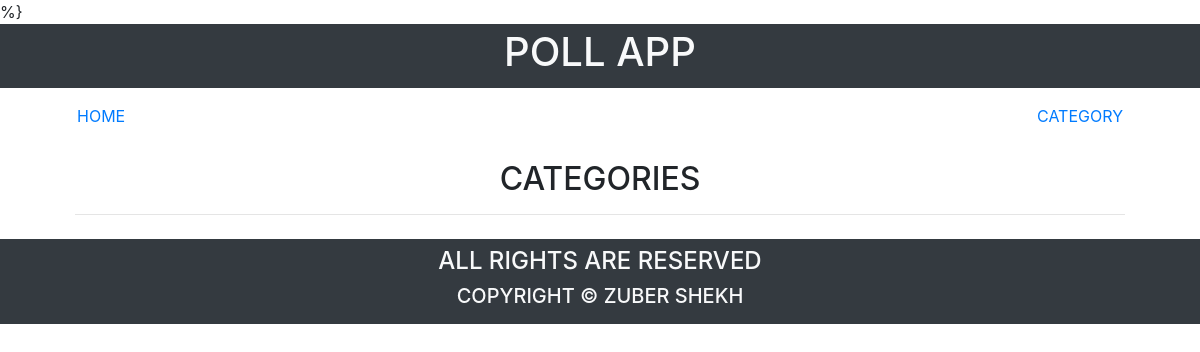
Before: /polls/category/ with the older database file.
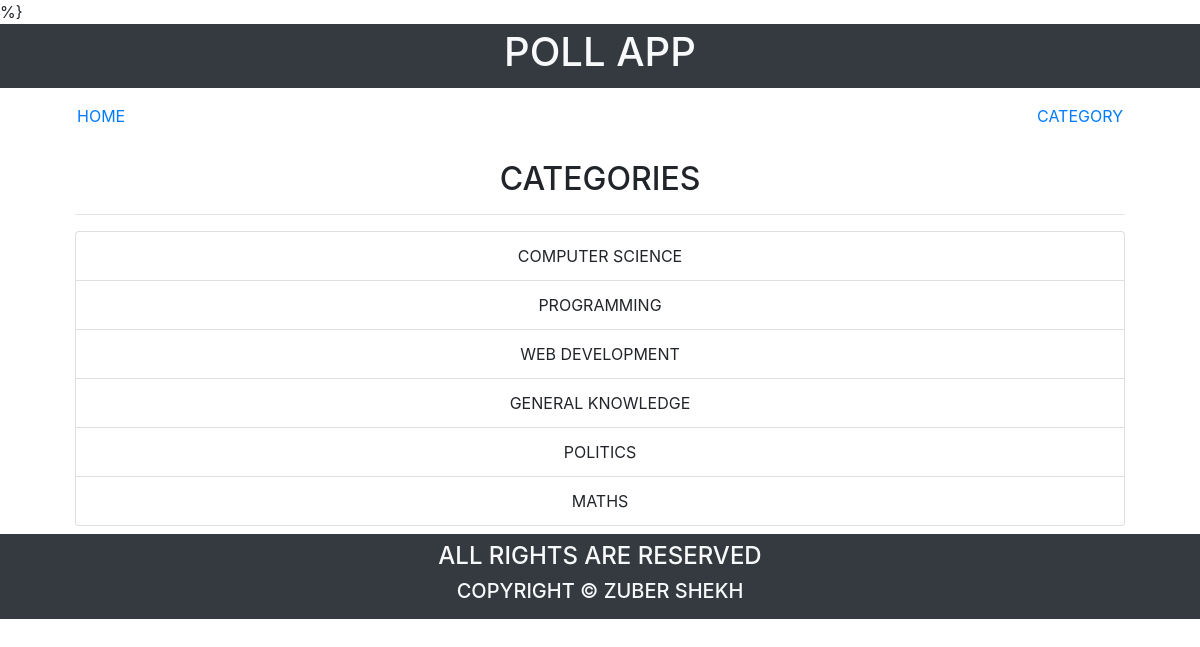
After: the same page with the newer database file.
### polls/models.py (models this page shows)
class Category(models.Model):
    name = models.CharField(max_length=100)
    description = models.TextField(null=True)
    image = models.ImageField(null=True)
    def __str__(self):
        return f'{self.name}'

### polls/views.py (the view)
# urls.py: path('category/',views.CategoryListView.as_view(),name='category'),
class CategoryListView(ListView):
    model = Category
    context_object_name = 'categories'
    template_name = 'polls/category_list.html'

### polls/templates/polls/category_list.html
%}{% extends 'polls/base.html' %}
{% block content %}
<section class="container">
    <div class="row">
        <div class="col-md-12">
            <section class="container text-center text-uppercase mb-2">
                <h2 class="">categories</h2>
                <hr>
                <ul class="list-group text-uppercase">
                    {% for category in categories %}
                        <li class="list-group-item" >{{category}}</li>
                    {% endfor %}
                </ul>
            </section>
        </div>
    </div>
</section>
{% endblock content %}

### polls/templates/polls/base.html (shortened to what this page needs)
{% load static %}
<!DOCTYPE html>
<html lang="en">
<head>
    <link rel="stylesheet" href="{% static 'css/bootstrap.min.css'%}">
</head>
<body>
    <header class="container-fluid text-uppercase text-center bg-dark text-light py-1">
        <h1>poll app</h1>
    </header>
    <nav class="container text-uppercase ">
        <ul class="navbar">
            <li class="nav-link"><a class="nav-item" href="{% url 'polls:index' %}">home</a></li>
            <li class="nav-link"><a class="nav-item" href="{% url 'polls:category' %}">category</a></li>
        </ul>
    </nav>
    <main class="container">
        {% block content %}
        {% endblock content %}
    </main>
    <footer class="container-fluid bg-dark text-light text-uppercase p-2">
        <div class="row">
            <div class="col-md-12">
                <section class="text-center">
                    <h4>all rights are reserved</h4>
                    <h5>copyright &copy; zuber shekh</h5>
                </section>
            </div>
        </div>
    </footer>
</body>
</html>

Changed rows visible on the page:
added Category: name "COMPUTER SCIENCE"
added Category: name "PROGRAMMING"
added Category: name "WEB DEVELOPMENT"
added Category: name "GENERAL KNOWLEDGE"
added Category: name "POLITICS"
added Category: name "MATHS"
